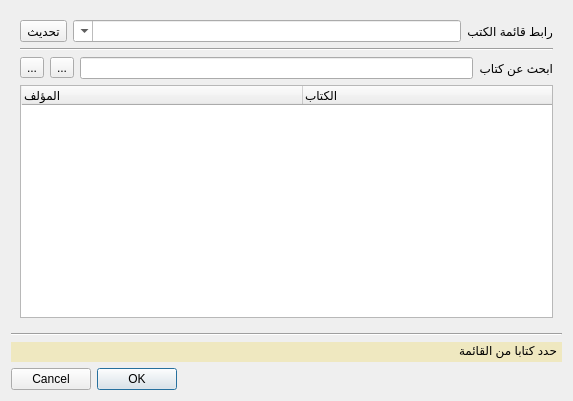
<?xml version="1.0" encoding="UTF-8"?>
<ui version="4.0">
 <class>Dialognet</class>
 <widget class="QDialog" name="Dialognet">
  <property name="geometry">
   <rect>
    <x>0</x>
    <y>0</y>
    <width>573</width>
    <height>401</height>
   </rect>
  </property>
  <property name="windowTitle">
   <string>تحميل كتب2</string>
  </property>
  <property name="layoutDirection">
   <enum>Qt::RightToLeft</enum>
  </property>
  <layout class="QVBoxLayout" name="verticalLayout_2">
   <item>
    <widget class="QStackedWidget" name="stackedWidget">
     <property name="currentIndex">
      <number>0</number>
     </property>
     <widget class="QWidget" name="page">
      <layout class="QVBoxLayout" name="verticalLayout">
       <item>
        <layout class="QHBoxLayout" name="horizontalLayout_2">
         <item>
          <widget class="QLabel" name="label_2">
           <property name="sizePolicy">
            <sizepolicy hsizetype="Fixed" vsizetype="Preferred">
             <horstretch>0</horstretch>
             <verstretch>0</verstretch>
            </sizepolicy>
           </property>
           <property name="text">
            <string>رابط قائمة الكتب</string>
           </property>
          </widget>
         </item>
         <item>
          <widget class="QComboBox" name="comboBoxUrls">
           <property name="editable">
            <bool>true</bool>
           </property>
          </widget>
         </item>
         <item>
          <widget class="QToolButton" name="toolButtonGetList">
           <property name="toolTip">
            <string>تحديث قائمة الكتب</string>
           </property>
           <property name="whatsThis">
            <string>تحديث قائمة الكتب ان كان هناك تغيير في قائمة الكتب</string>
           </property>
           <property name="text">
            <string>تحديث</string>
           </property>
          </widget>
         </item>
        </layout>
       </item>
       <item>
        <widget class="Line" name="line">
         <property name="orientation">
          <enum>Qt::Horizontal</enum>
         </property>
        </widget>
       </item>
       <item>
        <layout class="QHBoxLayout" name="horizontalLayout">
         <item>
          <widget class="QLabel" name="label">
           <property name="text">
            <string>ابحث عن كتاب</string>
           </property>
          </widget>
         </item>
         <item>
          <widget class="QLineEdit" name="lineEdit_2"/>
         </item>
         <item>
          <widget class="QToolButton" name="toolButtonExpande">
           <property name="text">
            <string>...</string>
           </property>
           <property name="icon">
            <iconset resource="../qbooks/ui/images.qrc">
             <normaloff>:/images/image/btnfolder.png</normaloff>:/images/image/btnfolder.png</iconset>
           </property>
          </widget>
         </item>
         <item>
          <widget class="QToolButton" name="toolButtonColapce">
           <property name="text">
            <string>...</string>
           </property>
           <property name="icon">
            <iconset resource="../qbooks/ui/images.qrc">
             <normaloff>:/images/image/colapse.png</normaloff>:/images/image/colapse.png</iconset>
           </property>
          </widget>
         </item>
        </layout>
       </item>
       <item>
        <widget class="QTreeWidget" name="treeWidget">
         <attribute name="headerDefaultSectionSize">
          <number>250</number>
         </attribute>
         <column>
          <property name="text">
           <string notr="true">الكتاب</string>
          </property>
         </column>
         <column>
          <property name="text">
           <string>المؤلف</string>
          </property>
         </column>
        </widget>
       </item>
      </layout>
     </widget>
     <widget class="QWidget" name="page_2">
      <layout class="QVBoxLayout" name="verticalLayout_3">
       <item>
        <widget class="QTextEdit" name="textEditCmd"/>
       </item>
      </layout>
     </widget>
    </widget>
   </item>
   <item>
    <widget class="Line" name="line_2">
     <property name="orientation">
      <enum>Qt::Horizontal</enum>
     </property>
    </widget>
   </item>
   <item>
    <widget class="QLineEdit" name="lineEditUrl">
     <property name="palette">
      <palette>
       <active>
        <colorrole role="Base">
         <brush brushstyle="SolidPattern">
          <color alpha="255">
           <red>255</red>
           <green>253</green>
           <blue>211</blue>
          </color>
         </brush>
        </colorrole>
       </active>
       <inactive>
        <colorrole role="Base">
         <brush brushstyle="SolidPattern">
          <color alpha="255">
           <red>239</red>
           <green>232</green>
           <blue>192</blue>
          </color>
         </brush>
        </colorrole>
       </inactive>
       <disabled>
        <colorrole role="Base">
         <brush brushstyle="SolidPattern">
          <color alpha="255">
           <red>236</red>
           <green>233</green>
           <blue>216</blue>
          </color>
         </brush>
        </colorrole>
       </disabled>
      </palette>
     </property>
     <property name="text">
      <string>حدد كتابا من القائمة</string>
     </property>
     <property name="frame">
      <bool>false</bool>
     </property>
     <property name="readOnly">
      <bool>true</bool>
     </property>
    </widget>
   </item>
   <item>
    <widget class="QDialogButtonBox" name="buttonBox">
     <property name="orientation">
      <enum>Qt::Horizontal</enum>
     </property>
     <property name="standardButtons">
      <set>QDialogButtonBox::Cancel|QDialogButtonBox::Ok</set>
     </property>
    </widget>
   </item>
  </layout>
 </widget>
 <resources>
  <include location="../qbooks/ui/images.qrc"/>
 </resources>
 <connections>
  <connection>
   <sender>buttonBox</sender>
   <signal>rejected()</signal>
   <receiver>Dialognet</receiver>
   <slot>reject()</slot>
   <hints>
    <hint type="sourcelabel">
     <x>325</x>
     <y>337</y>
    </hint>
    <hint type="destinationlabel">
     <x>286</x>
     <y>274</y>
    </hint>
   </hints>
  </connection>
  <connection>
   <sender>toolButtonColapce</sender>
   <signal>clicked()</signal>
   <receiver>treeWidget</receiver>
   <slot>collapseAll()</slot>
   <hints>
    <hint type="sourcelabel">
     <x>21</x>
     <y>48</y>
    </hint>
    <hint type="destinationlabel">
     <x>57</x>
     <y>120</y>
    </hint>
   </hints>
  </connection>
  <connection>
   <sender>toolButtonExpande</sender>
   <signal>clicked()</signal>
   <receiver>treeWidget</receiver>
   <slot>expandAll()</slot>
   <hints>
    <hint type="sourcelabel">
     <x>57</x>
     <y>46</y>
    </hint>
    <hint type="destinationlabel">
     <x>111</x>
     <y>112</y>
    </hint>
   </hints>
  </connection>
 </connections>
</ui>
